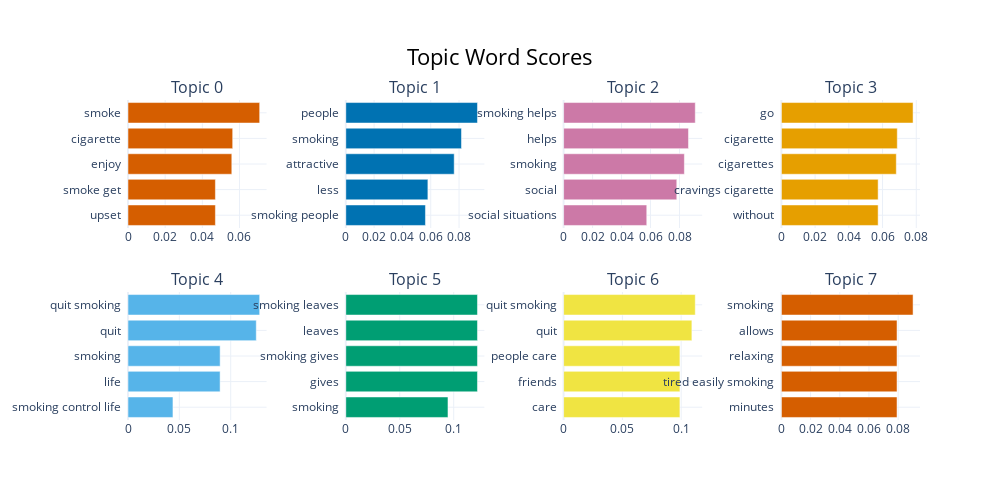

The notebook cell saved with this chart:
### Code cell
bar_chart = model.visualize_barchart()

# Update filepath as needed
bar_chart.write_image("../Visualizations/BERTopic_Bar_Chart.png", width=800, height=600)
bar_chart

### Figure 1 — Plotly figure (JSON) as saved in the notebook; plotly's stock layout.template omitted (floating-point values rounded to 4 significant figures)
{"data": [{"marker": {"color": "#D55E00"}, "orientation": "h", "type": "bar", "x": [0.04704, 0.04704, 0.05587, 0.05634, 0.07087], "xaxis": "x", "y": ["upset  ", "smoke get  ", "enjoy  ", "cigarette  ", "smoke  "], "yaxis": "y"}, {"marker": {"color": "#0072B2"}, "orientation": "h", "type": "bar", "x": [0.05626, 0.05799, 0.07658, 0.08171, 0.09301], "xaxis": "x2", "y": ["smoking people  ", "less  ", "attractive  ", "smoking  ", "people  "], "yaxis": "y2"}, {"marker": {"color": "#CC79A7"}, "orientation": "h", "type": "bar", "x": [0.05739, 0.07811, 0.08335, 0.08619, 0.09088], "xaxis": "x3", "y": ["social situations  ", "social  ", "smoking  ", "helps  ", "smoking helps  "], "yaxis": "y3"}, {"marker": {"color": "#E69F00"}, "orientation": "h", "type": "bar", "x": [0.05739, 0.05739, 0.06816, 0.06874, 0.07811], "xaxis": "x4", "y": ["without  ", "cravings cigarette  ", "cigarettes  ", "cigarette  ", "go  "], "yaxis": "y4"}, {"marker": {"color": "#56B4E9"}, "orientation": "h", "type": "bar", "x": [0.04378, 0.08968, 0.08973, 0.1249, 0.1282], "xaxis": "x5", "y": ["smoking control life  ", "life  ", "smoking  ", "quit  ", "quit smoking  "], "yaxis": "y5"}, {"marker": {"color": "#009E73"}, "orientation": "h", "type": "bar", "x": [0.09471, 0.122, 0.122, 0.122, 0.122], "xaxis": "x6", "y": ["smoking  ", "gives  ", "smoking gives  ", "leaves  ", "smoking leaves  "], "yaxis": "y6"}, {"marker": {"color": "#F0E442"}, "orientation": "h", "type": "bar", "x": [0.09894, 0.09894, 0.09894, 0.1091, 0.112], "xaxis": "x7", "y": ["care  ", "friends  ", "people care  ", "quit  ", "quit smoking  "], "yaxis": "y7"}, {"marker": {"color": "#D55E00"}, "orientation": "h", "type": "bar", "x": [0.07921, 0.07921, 0.07921, 0.07921, 0.0902], "xaxis": "x8", "y": ["minutes  ", "tired easily smoking  ", "relaxing  ", "allows  ", "smoking  "], "yaxis": "y8"}], "layout": {"annotations": [{"font": {"size": 16}, "showarrow": false, "text": "Topic 0", "x": 0.0875, "xanchor": "center", "xref": "paper", "y": 1, "yanchor": "bottom", "yref": "paper"}, {"font": {"size": 16}, "showarrow": false, "text": "Topic 1", "x": 0.3625, "xanchor": "center", "xref": "paper", "y": 1, "yanchor": "bottom", "yref": "paper"}, {"font": {"size": 16}, "showarrow": false, "text": "Topic 2", "x": 0.6375, "xanchor": "center", "xref": "paper", "y": 1, "yanchor": "bottom", "yref": "paper"}, {"font": {"size": 16}, "showarrow": false, "text": "Topic 3", "x": 0.9125, "xanchor": "center", "xref": "paper", "y": 1, "yanchor": "bottom", "yref": "paper"}, {"font": {"size": 16}, "showarrow": false, "text": "Topic 4", "x": 0.0875, "xanchor": "center", "xref": "paper", "y": 0.4, "yanchor": "bottom", "yref": "paper"}, {"font": {"size": 16}, "showarrow": false, "text": "Topic 5", "x": 0.3625, "xanchor": "center", "xref": "paper", "y": 0.4, "yanchor": "bottom", "yref": "paper"}, {"font": {"size": 16}, "showarrow": false, "text": "Topic 6", "x": 0.6375, "xanchor": "center", "xref": "paper", "y": 0.4, "yanchor": "bottom", "yref": "paper"}, {"font": {"size": 16}, "showarrow": false, "text": "Topic 7", "x": 0.9125, "xanchor": "center", "xref": "paper", "y": 0.4, "yanchor": "bottom", "yref": "paper"}], "height": 500, "hoverlabel": {"bgcolor": "white", "font": {"family": "Rockwell", "size": 16}}, "showlegend": false, "title": {"font": {"color": "Black", "size": 22}, "text": "Topic Word Scores", "x": 0.5, "xanchor": "center", "yanchor": "top"}, "width": 1000, "xaxis": {"anchor": "y", "autorange": true, "domain": [0, 0.175], "range": [0, 0.0746], "showgrid": true, "type": "linear"}, "xaxis2": {"anchor": "y2", "autorange": true, "domain": [0.275, 0.45], "range": [0, 0.09791], "showgrid": true, "type": "linear"}, "xaxis3": {"anchor": "y3", "autorange": true, "domain": [0.55, 0.725], "range": [0, 0.09566], "showgrid": true, "type": "linear"}, "xaxis4": {"anchor": "y4", "autorange": true, "domain": [0.825, 1], "range": [0, 0.08222], "showgrid": true, "type": "linear"}, "xaxis5": {"anchor": "y5", "autorange": true, "domain": [0, 0.175], "range": [0, 0.135], "showgrid": true, "type": "linear"}, "xaxis6": {"anchor": "y6", "autorange": true, "domain": [0.275, 0.45], "range": [0, 0.1285], "showgrid": true, "type": "linear"}, "xaxis7": {"anchor": "y7", "autorange": true, "domain": [0.55, 0.725], "range": [0, 0.1179], "showgrid": true, "type": "linear"}, "xaxis8": {"anchor": "y8", "autorange": true, "domain": [0.825, 1], "range": [0, 0.09495], "showgrid": true, "type": "linear"}, "yaxis": {"anchor": "x", "autorange": true, "domain": [0.6, 1], "range": [-0.5, 4.5], "showgrid": true, "type": "category"}, "yaxis2": {"anchor": "x2", "autorange": true, "domain": [0.6, 1], "range": [-0.5, 4.5], "showgrid": true, "type": "category"}, "yaxis3": {"anchor": "x3", "autorange": true, "domain": [0.6, 1], "range": [-0.5, 4.5], "showgrid": true, "type": "category"}, "yaxis4": {"anchor": "x4", "autorange": true, "domain": [0.6, 1], "range": [-0.5, 4.5], "showgrid": true, "type": "category"}, "yaxis5": {"anchor": "x5", "autorange": true, "domain": [0, 0.4], "range": [-0.5, 4.5], "showgrid": true, "type": "category"}, "yaxis6": {"anchor": "x6", "autorange": true, "domain": [0, 0.4], "range": [-0.5, 4.5], "showgrid": true, "type": "category"}, "yaxis7": {"anchor": "x7", "autorange": true, "domain": [0, 0.4], "range": [-0.5, 4.5], "showgrid": true, "type": "category"}, "yaxis8": {"anchor": "x8", "autorange": true, "domain": [0, 0.4], "range": [-0.5, 4.5], "showgrid": true, "type": "category"}}}
